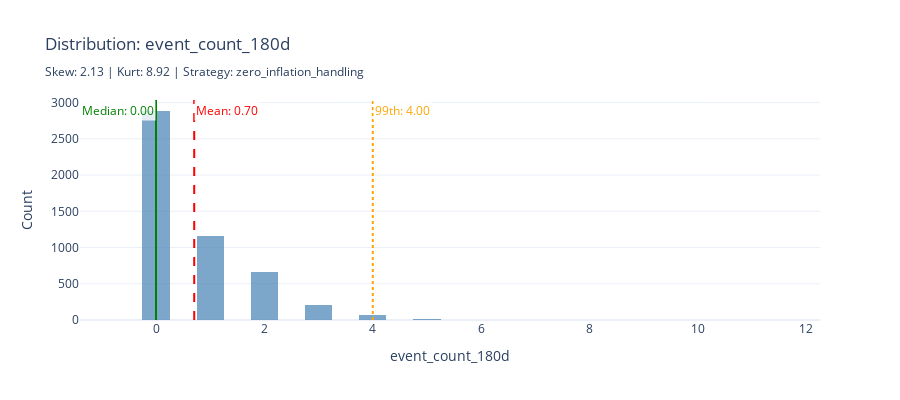
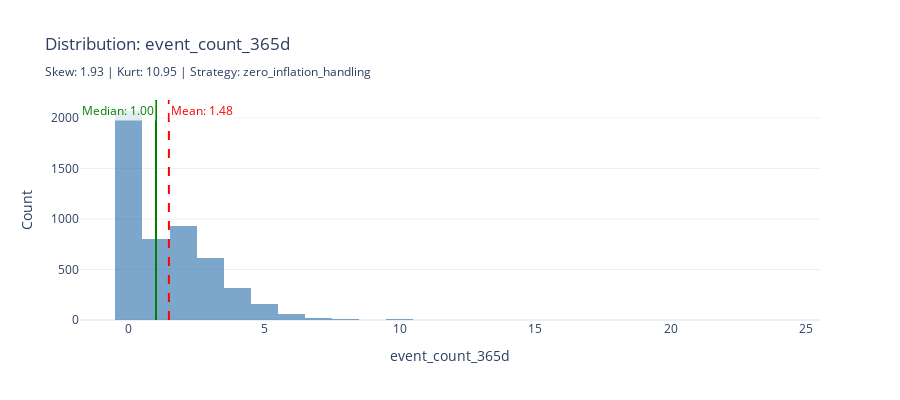
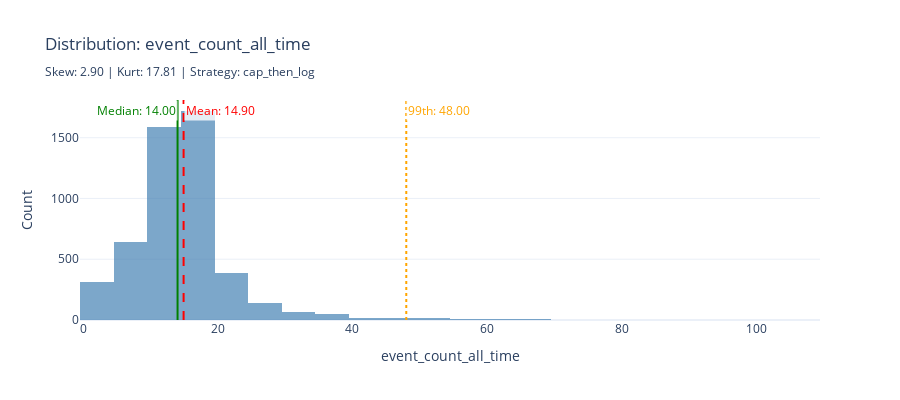
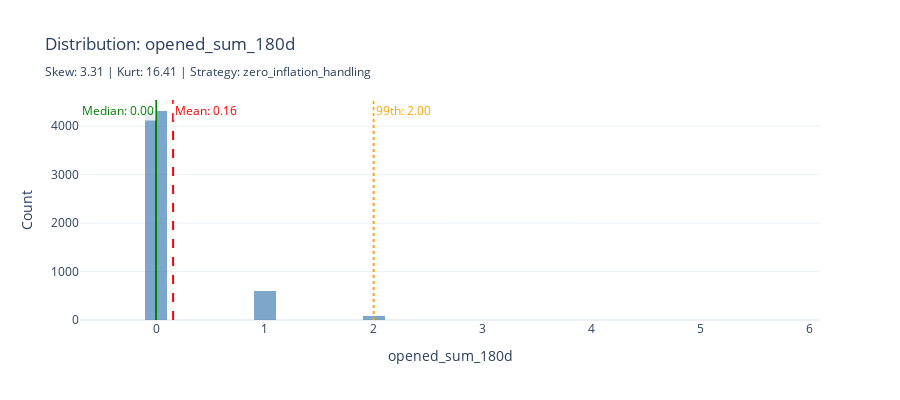

Notebook source saved alongside these figures, in order:
### Markdown cell above
## 2.4 Numeric Columns Analysis

**📖 How to Interpret These Charts:**
- **Red dashed line** = Mean (sensitive to outliers)
- **Green solid line** = Median (robust to outliers)
- **Large gap between mean and median** = Skewed distribution
- **Long right tail** = Positive skew (common in count/amount data)

**📖 Understanding Distribution Metrics**

| Metric | Interpretation | Action |
|--------|---------------|--------|
| **Skewness** | Measures asymmetry | \|skew\| > 1: Consider log transform |
| **Kurtosis** | Measures tail heaviness | kurt > 10: Cap outliers before transform |
| **Zero %** | Percentage of zeros | > 40%: Use zero-inflation handling |

**📖 Transformation Decision Tree:**
1. If zeros > 40% → Create binary indicator + log(non-zeros)
2. If \|skewness\| > 1 AND kurtosis > 10 → Cap then log
3. If \|skewness\| > 1 → Log transform
4. If kurtosis > 10 → Cap outliers only
5. Otherwise → Standard scaling is sufficient

### Code cell
# Use framework's DistributionAnalyzer for comprehensive analysis
analyzer = DistributionAnalyzer()

numeric_cols = [
    name for name, col in findings.columns.items()
    if col.inferred_type in [ColumnType.NUMERIC_CONTINUOUS, ColumnType.NUMERIC_DISCRETE]
    and name not in TEMPORAL_METADATA_COLS
]

# Analyze all numeric columns using the framework
analyses = analyzer.analyze_dataframe(df, numeric_cols)
recommendations = {col: analyzer.recommend_transformation(analysis) 
                   for col, analysis in analyses.items()}

for col_name in numeric_cols:
    col_info = findings.columns[col_name]
    analysis = analyses.get(col_name)
    rec = recommendations.get(col_name)
    
    print(f"\n{'='*70}")
    print(f"Column: {col_name}")
    print(f"Type: {col_info.inferred_type.value} (Confidence: {col_info.confidence:.0%})")
    print(f"-" * 70)
    
    if analysis:
        print(f"📊 Distribution Statistics:")
        print(f"   Mean: {analysis.mean:.3f}  |  Median: {analysis.median:.3f}  |  Std: {analysis.std:.3f}")
        print(f"   Range: [{analysis.min_value:.3f}, {analysis.max_value:.3f}]")
        print(f"   Percentiles: 1%={analysis.percentiles['p1']:.3f}, 25%={analysis.q1:.3f}, 75%={analysis.q3:.3f}, 99%={analysis.percentiles['p99']:.3f}")
        print(f"\n📈 Shape Analysis:")
        skew_label = '(Right-skewed)' if analysis.skewness > 0.5 else '(Left-skewed)' if analysis.skewness < -0.5 else '(Symmetric)'
        print(f"   Skewness: {analysis.skewness:.2f} {skew_label}")
        kurt_label = '(Heavy tails/outliers)' if analysis.kurtosis > 3 else '(Light tails)'
        print(f"   Kurtosis: {analysis.kurtosis:.2f} {kurt_label}")
        print(f"   Zeros: {analysis.zero_count:,} ({analysis.zero_percentage:.1f}%)")
        print(f"   Outliers (IQR): {analysis.outlier_count_iqr:,} ({analysis.outlier_percentage:.1f}%)")
        
        if rec:
            print(f"\n🔧 Recommended Transformation: {rec.recommended_transform.value}")
            print(f"   Reason: {rec.reason}")
            print(f"   Priority: {rec.priority}")
            if rec.warnings:
                for warn in rec.warnings:
                    print(f"   ⚠️ {warn}")
    
    # Create enhanced histogram with Plotly
    data = df[col_name].dropna()
    fig = go.Figure()
    
    fig.add_trace(go.Histogram(x=data, nbinsx=50, name='Distribution',
                                marker_color='steelblue', opacity=0.7))
    
    # Calculate mean and median
    mean_val = data.mean()
    median_val = data.median()
    
    # Position labels on opposite sides (left/right) to avoid overlap
    # The larger value gets right-justified, smaller gets left-justified
    mean_position = "top right" if mean_val >= median_val else "top left"
    median_position = "top left" if mean_val >= median_val else "top right"
    
    # Add mean line
    fig.add_vline(
        x=mean_val, 
        line_dash="dash", 
        line_color="red",
        annotation_text=f"Mean: {mean_val:.2f}",
        annotation_position=mean_position,
        annotation_font_color="red",
        annotation_bgcolor="rgba(255,255,255,0.8)"
    )
    
    # Add median line
    fig.add_vline(
        x=median_val, 
        line_dash="solid", 
        line_color="green",
        annotation_text=f"Median: {median_val:.2f}",
        annotation_position=median_position,
        annotation_font_color="green",
        annotation_bgcolor="rgba(255,255,255,0.8)"
    )
    
    # Add 99th percentile marker if there are outliers
    if analysis and analysis.outlier_percentage > 5:
        fig.add_vline(x=analysis.percentiles['p99'], line_dash="dot", line_color="orange",
                      annotation_text=f"99th: {analysis.percentiles['p99']:.2f}",
                      annotation_position="top right",
                      annotation_font_color="orange",
                      annotation_bgcolor="rgba(255,255,255,0.8)")
    
    transform_label = rec.recommended_transform.value if rec else "none"
    fig.update_layout(
        title=f"Distribution: {col_name}<br><sub>Skew: {analysis.skewness:.2f} | Kurt: {analysis.kurtosis:.2f} | Strategy: {transform_label}</sub>",
        xaxis_title=col_name,
        yaxis_title="Count",
        template='plotly_white',
        height=400
    )
    display_figure(fig)

### Figure 1 — Plotly figure (JSON) as saved in the notebook; plotly's stock layout.template omitted (floating-point values rounded to 4 significant figures; data arrays with more than 128 entries replaced by an {"elided": "..."} marker saying what was removed)
{"data": [{"marker": {"color": "steelblue"}, "name": "Distribution", "nbinsx": 50, "opacity": 0.7, "type": "histogram", "x": {"elided": "4998 int values"}}], "layout": {"annotations": [{"bgcolor": "rgba(255,255,255,0.8)", "font": {"color": "red"}, "showarrow": false, "text": "Mean: 0.70", "x": 0.7049, "xanchor": "left", "xref": "x", "y": 1, "yanchor": "top", "yref": "y domain"}, {"bgcolor": "rgba(255,255,255,0.8)", "font": {"color": "green"}, "showarrow": false, "text": "Median: 0.00", "x": 0.0, "xanchor": "right", "xref": "x", "y": 1, "yanchor": "top", "yref": "y domain"}, {"bgcolor": "rgba(255,255,255,0.8)", "font": {"color": "orange"}, "showarrow": false, "text": "99th: 4.00", "x": 4.0, "xanchor": "left", "xref": "x", "y": 1, "yanchor": "top", "yref": "y domain"}], "height": 400, "shapes": [{"line": {"color": "red", "dash": "dash"}, "type": "line", "x0": 0.7049, "x1": 0.7049, "xref": "x", "y0": 0, "y1": 1, "yref": "y domain"}, {"line": {"color": "green", "dash": "solid"}, "type": "line", "x0": 0.0, "x1": 0.0, "xref": "x", "y0": 0, "y1": 1, "yref": "y domain"}, {"line": {"color": "orange", "dash": "dot"}, "type": "line", "x0": 4.0, "x1": 4.0, "xref": "x", "y0": 0, "y1": 1, "yref": "y domain"}], "title": {"text": "Distribution: event_count_180d<br><sub>Skew: 2.13 | Kurt: 8.92 | Strategy: zero_inflation_handling</sub>"}, "xaxis": {"title": {"text": "event_count_180d"}}, "yaxis": {"title": {"text": "Count"}}}}

### Figure 2 — Plotly figure (JSON) as saved in the notebook; plotly's stock layout.template omitted (floating-point values rounded to 4 significant figures; data arrays with more than 128 entries replaced by an {"elided": "..."} marker saying what was removed)
{"data": [{"marker": {"color": "steelblue"}, "name": "Distribution", "nbinsx": 50, "opacity": 0.7, "type": "histogram", "x": {"elided": "4998 int values"}}], "layout": {"annotations": [{"bgcolor": "rgba(255,255,255,0.8)", "font": {"color": "red"}, "showarrow": false, "text": "Mean: 1.48", "x": 1.476, "xanchor": "left", "xref": "x", "y": 1, "yanchor": "top", "yref": "y domain"}, {"bgcolor": "rgba(255,255,255,0.8)", "font": {"color": "green"}, "showarrow": false, "text": "Median: 1.00", "x": 1.0, "xanchor": "right", "xref": "x", "y": 1, "yanchor": "top", "yref": "y domain"}], "height": 400, "shapes": [{"line": {"color": "red", "dash": "dash"}, "type": "line", "x0": 1.476, "x1": 1.476, "xref": "x", "y0": 0, "y1": 1, "yref": "y domain"}, {"line": {"color": "green", "dash": "solid"}, "type": "line", "x0": 1.0, "x1": 1.0, "xref": "x", "y0": 0, "y1": 1, "yref": "y domain"}], "title": {"text": "Distribution: event_count_365d<br><sub>Skew: 1.93 | Kurt: 10.95 | Strategy: zero_inflation_handling</sub>"}, "xaxis": {"title": {"text": "event_count_365d"}}, "yaxis": {"title": {"text": "Count"}}}}

### Figure 3 — Plotly figure (JSON) as saved in the notebook; plotly's stock layout.template omitted (floating-point values rounded to 4 significant figures; data arrays with more than 128 entries replaced by an {"elided": "..."} marker saying what was removed)
{"data": [{"marker": {"color": "steelblue"}, "name": "Distribution", "nbinsx": 50, "opacity": 0.7, "type": "histogram", "x": {"elided": "4998 int values"}}], "layout": {"annotations": [{"bgcolor": "rgba(255,255,255,0.8)", "font": {"color": "red"}, "showarrow": false, "text": "Mean: 14.90", "x": 14.9, "xanchor": "left", "xref": "x", "y": 1, "yanchor": "top", "yref": "y domain"}, {"bgcolor": "rgba(255,255,255,0.8)", "font": {"color": "green"}, "showarrow": false, "text": "Median: 14.00", "x": 14.0, "xanchor": "right", "xref": "x", "y": 1, "yanchor": "top", "yref": "y domain"}, {"bgcolor": "rgba(255,255,255,0.8)", "font": {"color": "orange"}, "showarrow": false, "text": "99th: 48.00", "x": 48.0, "xanchor": "left", "xref": "x", "y": 1, "yanchor": "top", "yref": "y domain"}], "height": 400, "shapes": [{"line": {"color": "red", "dash": "dash"}, "type": "line", "x0": 14.9, "x1": 14.9, "xref": "x", "y0": 0, "y1": 1, "yref": "y domain"}, {"line": {"color": "green", "dash": "solid"}, "type": "line", "x0": 14.0, "x1": 14.0, "xref": "x", "y0": 0, "y1": 1, "yref": "y domain"}, {"line": {"color": "orange", "dash": "dot"}, "type": "line", "x0": 48.0, "x1": 48.0, "xref": "x", "y0": 0, "y1": 1, "yref": "y domain"}], "title": {"text": "Distribution: event_count_all_time<br><sub>Skew: 2.90 | Kurt: 17.81 | Strategy: cap_then_log</sub>"}, "xaxis": {"title": {"text": "event_count_all_time"}}, "yaxis": {"title": {"text": "Count"}}}}

### Figure 4 — Plotly figure (JSON) as saved in the notebook; plotly's stock layout.template omitted (floating-point values rounded to 4 significant figures; data arrays with more than 128 entries replaced by an {"elided": "..."} marker saying what was removed)
{"data": [{"marker": {"color": "steelblue"}, "name": "Distribution", "nbinsx": 50, "opacity": 0.7, "type": "histogram", "x": {"elided": "4998 int values"}}], "layout": {"annotations": [{"bgcolor": "rgba(255,255,255,0.8)", "font": {"color": "red"}, "showarrow": false, "text": "Mean: 0.16", "x": 0.1571, "xanchor": "left", "xref": "x", "y": 1, "yanchor": "top", "yref": "y domain"}, {"bgcolor": "rgba(255,255,255,0.8)", "font": {"color": "green"}, "showarrow": false, "text": "Median: 0.00", "x": 0.0, "xanchor": "right", "xref": "x", "y": 1, "yanchor": "top", "yref": "y domain"}, {"bgcolor": "rgba(255,255,255,0.8)", "font": {"color": "orange"}, "showarrow": false, "text": "99th: 2.00", "x": 2.0, "xanchor": "left", "xref": "x", "y": 1, "yanchor": "top", "yref": "y domain"}], "height": 400, "shapes": [{"line": {"color": "red", "dash": "dash"}, "type": "line", "x0": 0.1571, "x1": 0.1571, "xref": "x", "y0": 0, "y1": 1, "yref": "y domain"}, {"line": {"color": "green", "dash": "solid"}, "type": "line", "x0": 0.0, "x1": 0.0, "xref": "x", "y0": 0, "y1": 1, "yref": "y domain"}, {"line": {"color": "orange", "dash": "dot"}, "type": "line", "x0": 2.0, "x1": 2.0, "xref": "x", "y0": 0, "y1": 1, "yref": "y domain"}], "title": {"text": "Distribution: opened_sum_180d<br><sub>Skew: 3.31 | Kurt: 16.41 | Strategy: zero_inflation_handling</sub>"}, "xaxis": {"title": {"text": "opened_sum_180d"}}, "yaxis": {"title": {"text": "Count"}}}}
